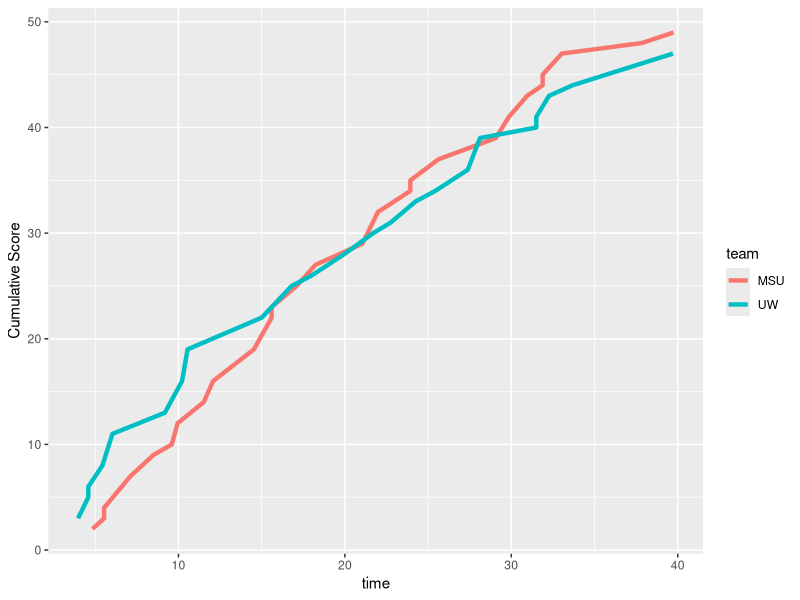

Recreate this plot in R.
# Nathan Kroeze
# 12/2/2022
# Exercise 10

library(tidyverse)

setwd("C:/Users/Natha/Desktop/Biocomputing/Exercise10")
game <- read.table("UWvMSU_1-22-13.txt",sep = "", header = TRUE)

MSU <- game[game$team=="MSU",]
UW <- game[game$team=="UW",]

MSU_score <- MSU$score
UW_score <- UW$score

sum_MSU <- vector("numeric",length(MSU_score))
sum_UW <- vector("numeric",length(UW_score))


for(i in 1:length(MSU_score)){
  sum_MSU[i] <- sum(MSU_score[1:i])
}
for(i in 1:length(UW_score)){
  sum_UW[i] <- sum(UW_score[1:i])
}

MSU$cum_score <- sum_MSU
UW$cum_score <- sum_UW
game2 <- rbind(MSU,UW)

ggplot(game2, aes(x = time, y = cum_score, group = team)) + 
  geom_line(aes(color = team),linewidth = 1.5) + ylab("Cumulative Score")

###
number = sample(1:100,1)
count = 0

for(i in 1:10){
  input <- readline("Guess: ")
  if(input == number){
    print("Correct!")
    break
  }else if(input < number){
    print("Higher...")
  }else{print("Lower...")}
  count <- count + 1
  if(count == 10){
    print("Better luck next time!")
    count <- 0
  }
}
